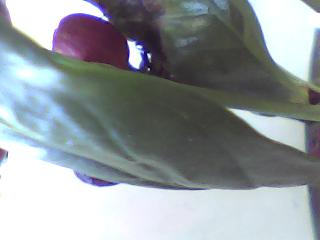
%> input picture Images/Device/IMG102.jpg, 320 x 240 px
$ octave --eval "result = detect_zero_crossing_edges(imread('Images/Device/IMG102.jpg'));"   (GNU Octave 9; MATLAB toolbox functions it lacks are replaced by stand-ins)
%> lines starting %> are read from the running program, lines starting %| are printed output that depends on the picture
function zero_cross_mask = detect_zero_crossing_edges(img_gray)
% img_gray debe ser una imagen en escala de grises (double en [0,1])
% Devuelve una m醩cara binaria con los cruzamientos por cero

    % 1. Suavizar la imagen con filtro Gaussiano
    smoothed = imgaussfilt(img_gray, 1.5);  % sigma = 1.5
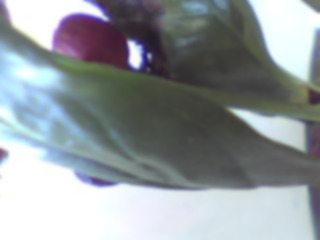
%> smoothed: size 240x320x3 uint8; mean R, G, B 145.8, 152.3, 156.1; mean of the top-left, top-right, bottom-left and bottom-right quarters 134.5, 115.9, 204.8, 150.4

    % 2. Aplicar filtro Laplaciano del Gaussiano (LoG)
    h = fspecial('log', [5 5], 1.5);
    log_response = imfilter(smoothed, h, 'replicate');

    % 3. Inicializar m醩cara de cruzamiento por cero
    [H, W] = size(log_response);
%> H = 240; W = 960
    zero_cross_mask = false(H, W);

    % 4. Detectar cambios de signo entre p韝eles vecinos (8-direcciones)
    for i = 2:H-1
        for j = 2:W-1
            center = log_response(i,j);

            % Direcciones
            neighbors = [
                log_response(i-1,j), log_response(i+1,j);  % arriba-abajo
                log_response(i,j-1), log_response(i,j+1);  % izquierda-derecha
                log_response(i-1,j-1), log_response(i+1,j+1);  % diagonal ?
                log_response(i-1,j+1), log_response(i+1,j-1)   % diagonal ?
            ];

            for k = 1:size(neighbors,1)
                if sign(neighbors(k,1)) ~= sign(neighbors(k,2))
                    zero_cross_mask(i,j) = true;
                    break;
                end
            end
        end
    end
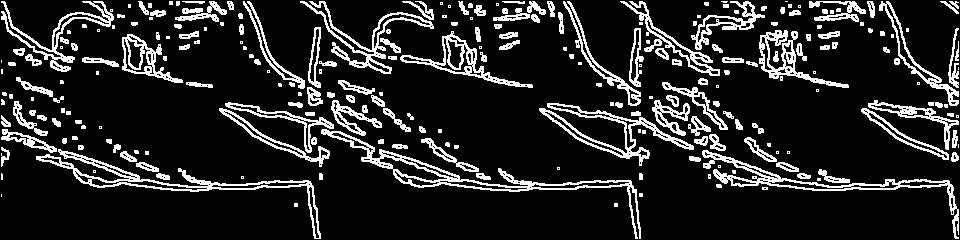
%> zero_cross_mask: size 240x960 logical; 14.7% white in thin lines or dots

end
